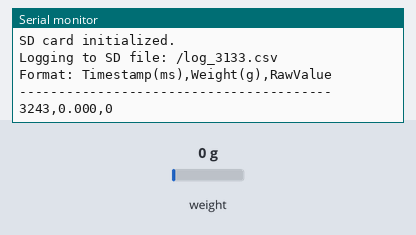
Recording of a sketch running on a simulated ESP32. Shown: the last lines printed to the serial monitor. Inputs (shaded band) come from the test bench; at power-on: weight on the scale 0 g. Storage starts empty.

Above: at 4.3 s.
4.4 s: weight on the scale set to 100 g
At 5.7 s:
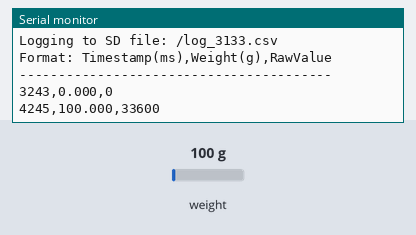
5.9 s: weight on the scale set to 1250 g
At 11.9 s:
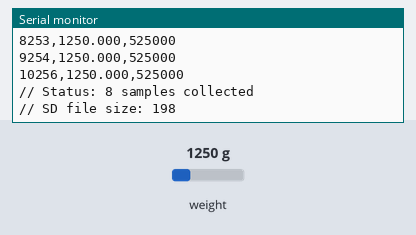
Timing chart, 0 to 13.4 s (numbered marks = the images above; inputs shaded):
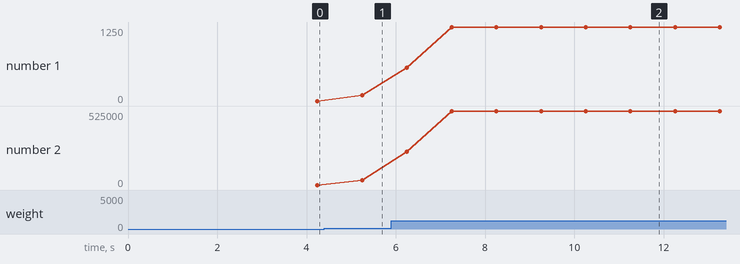

Measured:
- after the input at 4.4 s, the serial monitor: prints a new line after 0.85 s (image 1)
- after the input at 5.9 s, the serial monitor: prints a new line after 0.35 s (image 2)
- plotted number 1: 0 → 100 after the input at 4.4 s, 100 → 1250 after the input at 5.9 s
- plotted number 2: 0 → 33600 after the input at 4.4 s, 33600 → 525000 after the input at 5.9 s

The sketch:

strain_gauge_logger.ino
```cpp
/*
 * Strain Gauge Data Logger using ESP32 and HX711
 *
 * Reads strain gauge data from HX711 load cell amplifier
 * and sends it via serial to a computer for logging
 *
 * Connections:
 * HX711 DT pin  -> ESP32 GPIO 25
 * HX711 SCK pin -> ESP32 GPIO 26
 * HX711 GND     -> ESP32 GND
 * HX711 VCC     -> ESP32 3.3V
 */

#include <HX711.h>
#include <SD.h>          // SD card library (SPI)
#include <SPI.h>

// HX711 pins
const int LOADCELL_DOUT_PIN = 25;
const int LOADCELL_SCK_PIN = 26;

// SD card pins (adjust if using different pins)
// Connect CS to pin 5 (or change to your preferred GPIO)
const int SD_CS_PIN = 5;

// HX711 object
HX711 scale;

// File handle for SD logging
File dataFile;

// Configuration
const long CALIBRATION_FACTOR = 420.0;  // Adjust based on your calibration
const int SAMPLE_RATE_MS = 100;        // 10 Hz sampling (100ms per sample)
const int NUM_AVERAGES = 5;             // Average across 5 readings

// Timing
unsigned long lastSampleTime = 0;
unsigned long sampleCount = 0;

void setup() {
  // Initialize serial communication
  Serial.begin(115200);
  delay(100);

  Serial.println("\n========================================");
  Serial.println("Strain Gauge Data Logger - ESP32 + HX711");
  Serial.println("========================================");
  Serial.println();

  // Initialize HX711
  Serial.println("Initializing HX711...");
  scale.begin(LOADCELL_DOUT_PIN, LOADCELL_SCK_PIN);

  // Set calibration factor
  scale.set_scale(CALIBRATION_FACTOR);

  // Zero the scale
  Serial.println("Zeroing scale... Please ensure no weight is on the sensor.");
  delay(2000);
  scale.tare();

  Serial.println("HX711 initialized and zeroed.");
  Serial.println();

  // --- initialize SD card ---
  Serial.print("Initializing SD card on CS pin ");
  Serial.println(SD_CS_PIN);
  if (!SD.begin(SD_CS_PIN)) {
    Serial.println("SD initialization failed! Data will only be sent over serial.");
  } else {
    Serial.println("SD card initialized.");
    // create a new file name based on millis to avoid overwriting
    String filename = "/log_" + String(millis()) + ".csv";
    dataFile = SD.open(filename, FILE_WRITE);
    if (dataFile) {
      // write header
      dataFile.println("Timestamp_ms,Weight_g,RawValue");
      dataFile.flush();
      Serial.print("Logging to SD file: ");
      Serial.println(filename);
    } else {
      Serial.println("Failed to open file on SD card.");
    }
  }
  Serial.println("Format: Timestamp(ms),Weight(g),RawValue");
  Serial.println("----------------------------------------");

  lastSampleTime = millis();
}

void loop() {
  unsigned long currentTime = millis();

  // Check if it's time to take a sample
  if (currentTime - lastSampleTime >= SAMPLE_RATE_MS) {
    lastSampleTime = currentTime;

    // Check if HX711 is ready
    if (scale.is_ready()) {
      // Take multiple readings and average them
      float totalWeight = 0;
      long totalRaw = 0;

      for (int i = 0; i < NUM_AVERAGES; i++) {
        if (scale.is_ready()) {
          long rawValue = scale.read();
          float weight = scale.get_units(1);  // Get 1 reading

          totalRaw += rawValue;
          totalWeight += weight;

          // Small delay between readings
          delayMicroseconds(100);
        }
      }

      // Calculate averages
      float avgWeight = totalWeight / NUM_AVERAGES;
      long avgRaw = totalRaw / NUM_AVERAGES;

      // Send data to serial (timestamp, weight, raw value)
      Serial.print(currentTime);
      Serial.print(",");
      Serial.print(avgWeight, 3);  // 3 decimal places
      Serial.print(",");
      Serial.println(avgRaw);

      // also append to SD card if available
      if (dataFile) {
        dataFile.print(currentTime);
        dataFile.print(",");
        dataFile.print(avgWeight, 3);
        dataFile.print(",");
        dataFile.println(avgRaw);
        dataFile.flush(); // ensure it's written
      }

      sampleCount++;

    } else {
      Serial.println("HX711 not ready!");
    }
  }

  // Optional: Print status periodically (every 10 seconds)
  static unsigned long lastStatusTime = 0;
  if (currentTime - lastStatusTime > 10000) {
    lastStatusTime = currentTime;
    Serial.print("// Status: ");
    Serial.print(sampleCount);
    Serial.println(" samples collected");
    if (dataFile) {
      Serial.print("// SD file size: ");
      Serial.println(dataFile.size());
    }
  }
}
```
